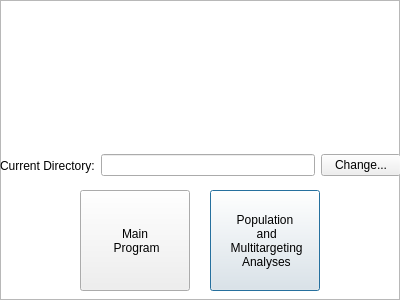
<?xml version="1.0" encoding="UTF-8"?>
<ui version="4.0">
 <class>Dialog</class>
 <widget class="QDialog" name="Dialog">
  <property name="geometry">
   <rect>
    <x>0</x>
    <y>0</y>
    <width>400</width>
    <height>300</height>
   </rect>
  </property>
  <property name="windowTitle">
   <string>Dialog</string>
  </property>
  <widget class="QGraphicsView" name="openingwindow">
   <property name="geometry">
    <rect>
     <x>0</x>
     <y>0</y>
     <width>400</width>
     <height>300</height>
    </rect>
   </property>
  </widget>
  <widget class="QPushButton" name="pushButton">
   <property name="geometry">
    <rect>
     <x>210</x>
     <y>190</y>
     <width>110</width>
     <height>101</height>
    </rect>
   </property>
   <property name="text">
    <string>Population 
 and 
 Multitargeting 
 Analyses</string>
   </property>
  </widget>
  <widget class="QPushButton" name="pushButton_2">
   <property name="geometry">
    <rect>
     <x>80</x>
     <y>190</y>
     <width>110</width>
     <height>101</height>
    </rect>
   </property>
   <property name="text">
    <string>Main 
 Program</string>
   </property>
  </widget>
  <widget class="QWidget" name="horizontalLayoutWidget">
   <property name="geometry">
    <rect>
     <x>0</x>
     <y>140</y>
     <width>401</width>
     <height>51</height>
    </rect>
   </property>
   <layout class="QHBoxLayout" name="horizontalLayout">
    <item>
     <widget class="QLabel" name="label">
      <property name="text">
       <string>Current Directory:</string>
      </property>
     </widget>
    </item>
    <item>
     <widget class="QLineEdit" name="lineEdit"/>
    </item>
    <item>
     <widget class="QPushButton" name="pushButton_3">
      <property name="text">
       <string>Change...</string>
      </property>
     </widget>
    </item>
   </layout>
  </widget>
  <widget class="QLabel" name="labelforart">
   <property name="geometry">
    <rect>
     <x>30</x>
     <y>10</y>
     <width>341</width>
     <height>111</height>
    </rect>
   </property>
   <property name="text">
    <string/>
   </property>
  </widget>
 </widget>
 <resources/>
 <connections/>
</ui>
